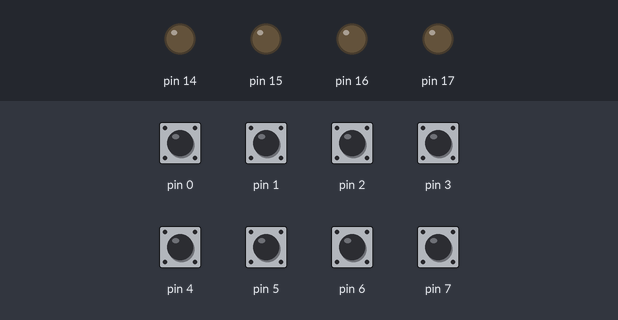
This sketch was run on a simulated Arduino Uno, built for the host (arithmetic inside an expression is 32-bit, double 64-bit). Parts: output pins drawn as LEDs (lit = HIGH). The test bench sets the inputs (shaded band); at power-on: pin 0–7 HIGH.

Above: at 1.2 s.
1.3 s: pin 1 pulled LOW for 0.15 s
At 2.4 s:
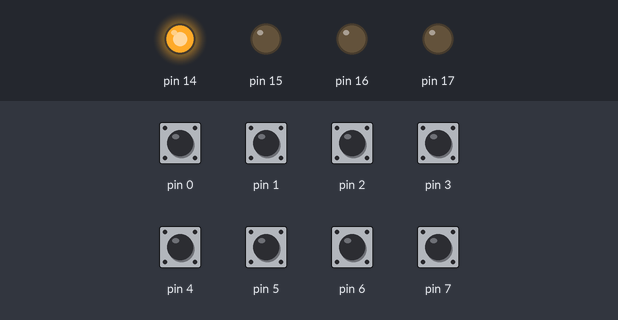
Timing chart, 0 to 4.3 s (numbered marks = the images above; inputs shaded):
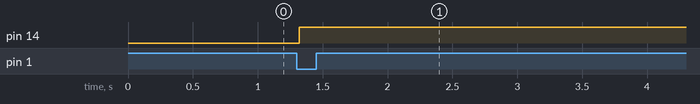

The sketch:

timers_rand_num.ino
```cpp
#include<avr/io.h>
#include<avr/interrupt.h>
#include<util/delay.h>
unsigned char i,j = 1,k, b[4] = {0x01,0x02, 0x04,0x08}, a[15],t;

int main(void){
  sei();
  DDRC |= 0x0f; // pc0-pc4 output leds
  DDRD &= ~(0x1e); //pd1 input
  PORTD |= 0x1e; //input pullup
  TCCR0B= 0X01;

  TIMSK0 = 1;


while(1){
  if((PIND & 0x1e)!= 0x1e){
    j = TCNT0;
    _delay_ms(20); //button stopping at any random value of i
   PORTC = b[j % 4];
   _delay_ms(200);
  }
}
}
ISR(TIMER0_OVF_vect){
    TIFR0 = 0x01;
}
```

Measured:
- after the input at 1.3 s, pin 14: LOW → HIGH at once
